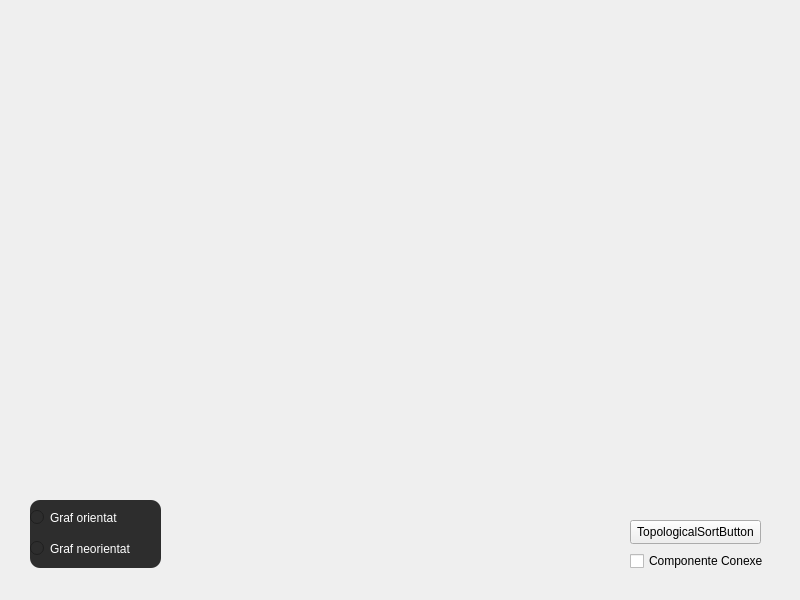
<?xml version="1.0" encoding="UTF-8"?>
<ui version="4.0">
 <class>MainWindow</class>
 <widget class="QMainWindow" name="MainWindow">
  <property name="geometry">
   <rect>
    <x>0</x>
    <y>0</y>
    <width>800</width>
    <height>600</height>
   </rect>
  </property>
  <property name="windowTitle">
   <string>MainWindow</string>
  </property>
  <property name="autoFillBackground">
   <bool>true</bool>
  </property>
  <widget class="QWidget" name="centralwidget">
   <property name="enabled">
    <bool>true</bool>
   </property>
   <widget class="QWidget" name="widget" native="true">
    <property name="geometry">
     <rect>
      <x>30</x>
      <y>500</y>
      <width>131</width>
      <height>68</height>
     </rect>
    </property>
    <property name="sizePolicy">
     <sizepolicy hsizetype="Expanding" vsizetype="Expanding">
      <horstretch>0</horstretch>
      <verstretch>0</verstretch>
     </sizepolicy>
    </property>
    <property name="styleSheet">
     <string notr="true">color: rgb(255, 255, 255);
font: 700 9pt &quot;Segoe UI&quot;;
background-color: rgb(45, 45, 45);
border-radius: 10px;
border: none;</string>
    </property>
    <layout class="QVBoxLayout" name="verticalLayout_2">
     <item>
      <widget class="QRadioButton" name="orientedButton">
       <property name="text">
        <string>Graf orientat</string>
       </property>
      </widget>
     </item>
     <item>
      <widget class="QRadioButton" name="unorientedButton">
       <property name="text">
        <string>Graf neorientat</string>
       </property>
      </widget>
     </item>
    </layout>
   </widget>
   <widget class="QCheckBox" name="toggleComponents">
    <property name="geometry">
     <rect>
      <x>630</x>
      <y>550</y>
      <width>141</width>
      <height>22</height>
     </rect>
    </property>
    <property name="text">
     <string>Componente Conexe</string>
    </property>
   </widget>
   <widget class="QPushButton" name="topologicalSortButton">
    <property name="geometry">
     <rect>
      <x>630</x>
      <y>520</y>
      <width>131</width>
      <height>24</height>
     </rect>
    </property>
    <property name="text">
     <string>TopologicalSortButton</string>
    </property>
   </widget>
  </widget>
 </widget>
 <resources/>
 <connections/>
</ui>
